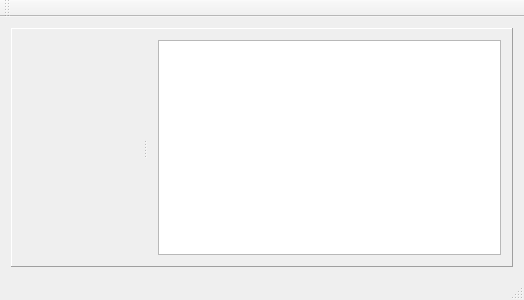
<?xml version="1.0" encoding="UTF-8"?>
<ui version="4.0">
 <class>MainWindow</class>
 <widget class="QMainWindow" name="MainWindow">
  <property name="geometry">
   <rect>
    <x>0</x>
    <y>0</y>
    <width>524</width>
    <height>300</height>
   </rect>
  </property>
  <property name="windowTitle">
   <string>CodeFrame Library Example</string>
  </property>
  <widget class="QWidget" name="centralWidget">
   <layout class="QVBoxLayout" name="verticalLayout">
    <item>
     <widget class="QSplitter" name="splitter">
      <property name="frameShape">
       <enum>QFrame::Panel</enum>
      </property>
      <property name="frameShadow">
       <enum>QFrame::Raised</enum>
      </property>
      <property name="midLineWidth">
       <number>2</number>
      </property>
      <property name="orientation">
       <enum>Qt::Horizontal</enum>
      </property>
      <property name="opaqueResize">
       <bool>true</bool>
      </property>
      <widget class="QPropertyEditorWidget" name="widget_serializablePropertyEditor" native="true">
       <property name="maximumSize">
        <size>
         <width>220</width>
         <height>16777215</height>
        </size>
       </property>
      </widget>
      <widget class="QWidget" name="widget_2" native="true">
       <layout class="QVBoxLayout" name="verticalLayout_2">
        <item>
         <widget class="QTextEdit" name="textEdit">
          <property name="textInteractionFlags">
           <set>Qt::LinksAccessibleByMouse|Qt::TextEditable|Qt::TextEditorInteraction|Qt::TextSelectableByKeyboard|Qt::TextSelectableByMouse</set>
          </property>
         </widget>
        </item>
       </layout>
      </widget>
     </widget>
    </item>
   </layout>
  </widget>
  <widget class="QMenuBar" name="menuBar">
   <property name="geometry">
    <rect>
     <x>0</x>
     <y>0</y>
     <width>524</width>
     <height>21</height>
    </rect>
   </property>
  </widget>
  <widget class="QToolBar" name="mainToolBar">
   <attribute name="toolBarArea">
    <enum>TopToolBarArea</enum>
   </attribute>
   <attribute name="toolBarBreak">
    <bool>false</bool>
   </attribute>
  </widget>
  <widget class="QStatusBar" name="statusBar"/>
 </widget>
 <layoutdefault spacing="6" margin="11"/>
 <customwidgets>
  <customwidget>
   <class>QPropertyEditorWidget</class>
   <extends>QWidget</extends>
   <header location="global">QPropertyEditorWidget.h</header>
   <container>1</container>
  </customwidget>
 </customwidgets>
 <resources/>
 <connections/>
</ui>
